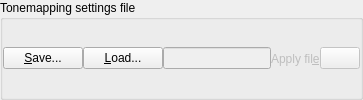
    <widget class="QGroupBox" name="groupSaveLoadTMOsetting" >
     <property name="sizePolicy" >
      <sizepolicy>
       <hsizetype>5</hsizetype>
       <vsizetype>5</vsizetype>
       <horstretch>0</horstretch>
       <verstretch>0</verstretch>
      </sizepolicy>
     </property>
     <property name="toolTip" >
      <string>Tone Mapping settings file section</string>
     </property>
     <property name="whatsThis" >
      <string>Here you can load and save a tone mapping settings file.&lt;br>You can also apply the contents of the currently loaded settings file.</string>
     </property>
     <property name="title" >
      <string>Tonemapping settings file</string>
     </property>
     <layout class="QHBoxLayout" >
      <property name="margin" >
       <number>0</number>
      </property>
      <property name="spacing" >
       <number>0</number>
      </property>
      <item>
       <widget class="QPushButton" name="savesettingsbutton" >
        <property name="sizePolicy" >
         <sizepolicy>
          <hsizetype>5</hsizetype>
          <vsizetype>0</vsizetype>
          <horstretch>0</horstretch>
          <verstretch>0</verstretch>
         </sizepolicy>
        </property>
        <property name="toolTip" >
         <string>Save current parameters to a text file</string>
        </property>
        <property name="whatsThis" >
         <string>Save current parameters (pregamma and TMO) to a text file.</string>
        </property>
        <property name="text" >
         <string>&amp;Save...</string>
        </property>
       </widget>
      </item>
      <item>
       <widget class="QPushButton" name="loadsettingsbutton" >
        <property name="sizePolicy" >
         <sizepolicy>
          <hsizetype>0</hsizetype>
          <vsizetype>0</vsizetype>
          <horstretch>0</horstretch>
          <verstretch>0</verstretch>
         </sizepolicy>
        </property>
        <property name="toolTip" >
         <string>Load an existing text file containing pregamma and TMO settings</string>
        </property>
        <property name="whatsThis" >
         <string>Load an existing text file containing pregamma and TMO settings.</string>
        </property>
        <property name="text" >
         <string>&amp;Load...</string>
        </property>
       </widget>
      </item>
      <item>
       <widget class="QLineEdit" name="lineEditTMOsetting" >
        <property name="enabled" >
         <bool>false</bool>
        </property>
        <property name="sizePolicy" >
         <sizepolicy>
          <hsizetype>3</hsizetype>
          <vsizetype>0</vsizetype>
          <horstretch>0</horstretch>
          <verstretch>0</verstretch>
         </sizepolicy>
        </property>
        <property name="maximumSize" >
         <size>
          <width>122</width>
          <height>16777215</height>
         </size>
        </property>
        <property name="toolTip" >
         <string>The tone mapping settings file in use</string>
        </property>
        <property name="whatsThis" >
         <string>The tone mapping settings file in use.</string>
        </property>
        <property name="readOnly" >
         <bool>true</bool>
        </property>
       </widget>
      </item>
      <item>
       <widget class="QLabel" name="label_applyTMOSetting" >
        <property name="enabled" >
         <bool>false</bool>
        </property>
        <property name="text" >
         <string>Apply fil&amp;e</string>
        </property>
        <property name="buddy" >
         <cstring>button_fromTxt2Gui</cstring>
        </property>
       </widget>
      </item>
      <item>
       <widget class="QPushButton" name="button_fromTxt2Gui" >
        <property name="enabled" >
         <bool>false</bool>
        </property>
        <property name="toolTip" >
         <string>Apply Settings File</string>
        </property>
        <property name="whatsThis" >
         <string>Use tone mapping file to generate an LDR.</string>
        </property>
        <property name="icon" >
         <iconset resource="../icons.qrc" >:/new/prefix1/images/orange_apply.png</iconset>
        </property>
        <property name="autoDefault" >
         <bool>false</bool>
        </property>
       </widget>
      </item>
     </layout>
    </widget>
